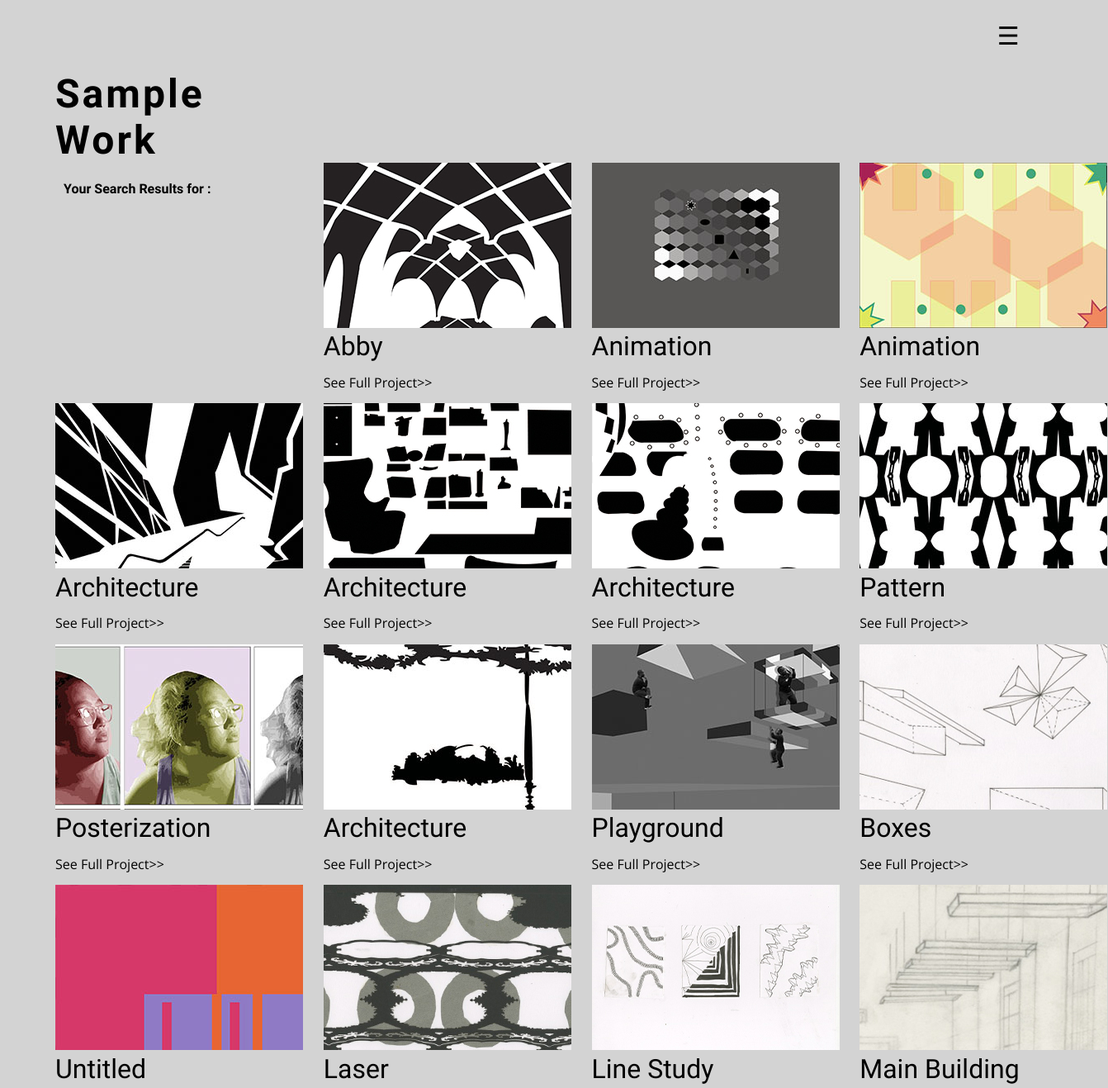
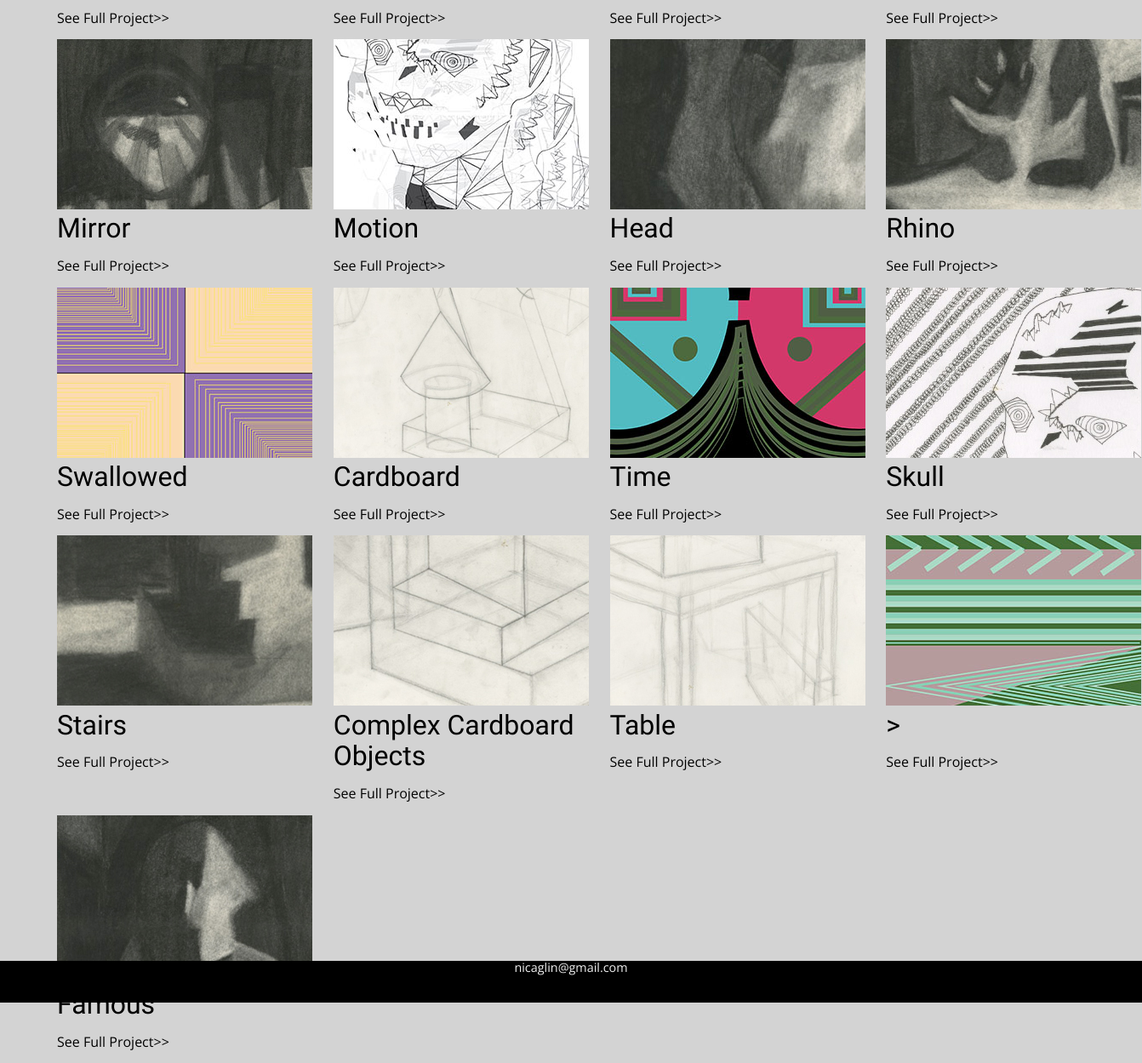
Screenshot of /search.php with the database file from the repository (2 pictures, top to bottom).
### tables this page shows
CREATE TABLE IF NOT EXISTS `projects` (
  `id` int(3) NOT NULL,
  `title` varchar(255) NOT NULL,
  `thumbnail` varchar(255) NOT NULL,
  `description` text NOT NULL,
  `picture` varchar(255) NOT NULL,
  `tag` text NOT NULL
);

### search.php (the view, shortened to what this page needs)
<?php require_once 'includes/config.php';
    include "includes/header.php"; ?>
    <link rel="stylesheet" href="css/most.css">
<?php include 'includes/nav.php'; ?>
    <h1 class="samp">Sample Work</h1>
      <div id="search">
        <?php
            $query = $_GET['query'];
            $query = htmlspecialchars($query);
           $query = mysqli_real_escape_string($connection, $query);
            $result = mysqli_query($connection, "SELECT id, title, thumbnail, tag FROM projects WHERE (tag LIKE '%$query%')");
         if(mysqli_num_rows($result) > 0) {
          ?> <h2>Your Search Results for <?php echo $query; ?>:</h2>
        <?php
            while ($row = mysqli_fetch_assoc($result)) {
        ?>
          <div>
          <div class="images"><?php echo '<img src="', $row['thumbnail'], '" alt="Project Thumbnail">'; ?></div>
            <div class="titles"><?php echo $row['title'];?>
            <p class="links"><a  href="projects_single.php?id=<?php echo $row['id']; ?>">See Full Project>></a></p></div></div>
        <?php
          }}
          else {
            ?> <p id="styledResult">Sorry there are no results. Suggested search: pencil or illustrator. Feel free to browse my work as well.</p>
            <?php }
        ?>
      <br><br><br>
    </div>
<?php include"includes/footer.php"; ?>

### css/most.css (style rules this page uses)
* { box-sizing:border-box;font-size:100% }
h1 { font-family:"Boogaloo",cursive;font-size:3rem;letter-spacing:3px;margin-top:25px;margin-bottom:0px }
h2 { display:inline-block;font-family:"Kalam",cursive;padding:10px }
.samp { margin-left:5vw }
.titles { font-family:"Kalam",cursive;font-size:2rem;margin-bottom:0px }
.links { font-family:"Open Sans",sans-serif;font-size:1rem }
.links a { text-decoration:none;color:black }
#search { margin-left:5vw }
@media (min-width: 37.5rem) { body { background-color:orange } }
@media (min-width: 37.5rem) { .samp { display:grid;grid-template-columns:1fr 1fr;grid-template-rows:auto;grid-column-gap:1rem } }
@media (min-width: 56.25rem) { body { background-color:lightgray;width:100% } }
@media (min-width: 56.25rem) { .samp,#search { display:grid;grid-template-columns:1fr 1fr 1fr 1fr;grid-template-rows:auto;grid-column-gap:1.5rem } }

### rows the page displays
projects: thumbnail (picture), title "Abby"
projects: thumbnail (picture), title "Animation"
projects: thumbnail (picture), title "Animation"
projects: thumbnail (picture), title "Architecture"
projects: thumbnail (picture), title "Architecture"
projects: thumbnail (picture), title "Architecture"
projects: thumbnail (picture), title "Pattern"
projects: thumbnail (picture), title "Posterization"
projects: thumbnail (picture), title "Architecture"
projects: thumbnail (picture), title "Playground"
projects: thumbnail (picture), title "Boxes"
projects: thumbnail (picture), title "Untitled"
projects: thumbnail (picture), title "Laser"
projects: thumbnail (picture), title "Line Study"
projects: thumbnail (picture), title "Main Building"
projects: thumbnail (picture), title "Mirror"
projects: thumbnail (picture), title "Motion"
projects: thumbnail (picture), title "Head"
projects: thumbnail (picture), title "Rhino"
projects: thumbnail (picture), title "Swallowed"
projects: thumbnail (picture), title "Cardboard"
projects: thumbnail (picture), title "Time"
projects: thumbnail (picture), title "Skull"
projects: thumbnail (picture), title "Stairs"
projects: thumbnail (picture), title "Complex Cardboard Objects"
projects: thumbnail (picture), title "Table"
projects: thumbnail (picture), title ">"
projects: thumbnail (picture), title "Famous"
